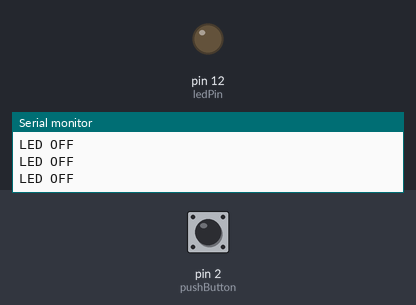
Bench run of a sketch on a simulated Arduino Uno, built with avr-gcc and run on an emulated ATmega328P. Parts: output pins drawn as LEDs (lit = HIGH), the last lines printed to the serial monitor. The inputs (shaded band) are chosen by the test bench; at power-on: pin 2 (pushButton) LOW.

Above: at 1.2 s.
1.3 s: pin 2 (pushButton) pulled HIGH for 0.15 s
At 1.37 s:
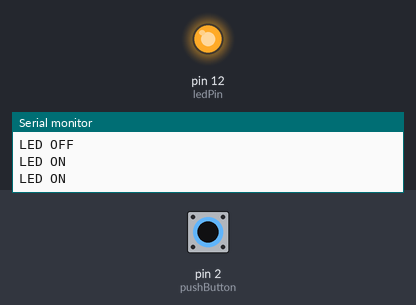
2.9 s: pin 2 (pushButton) pulled HIGH for 3.2 s
At 6.9 s:
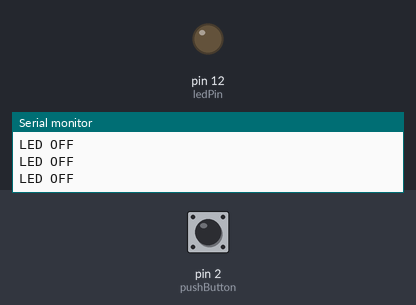
Timing chart, 0 to 8.4 s (numbered marks = the images above; inputs shaded):
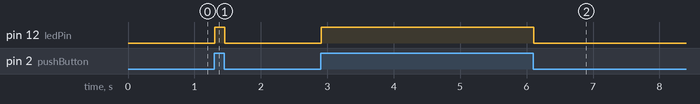

The sketch:

PullUp_Serial.ino
```cpp
int pushButton = 2;
int ledPin = 12;


void setup() {
  Serial.begin(9600);
  pinMode(pushButton, INPUT);
  pinMode(ledPin, OUTPUT);
}

void loop() {
  int buttonState = digitalRead(pushButton);
  if (buttonState == HIGH){
    Serial.println("LED ON");
    digitalWrite(ledPin, HIGH);
  } else {
    Serial.println("LED OFF");
    digitalWrite(ledPin, LOW);
  }
  delay(50);
}
```

Measured:
- after the input at 1.3 s, pin 12 (ledPin): LOW → HIGH at once, → LOW 0.15 s later
- after the input at 2.9 s, pin 12 (ledPin): LOW → HIGH at once, → LOW 3.2 s later
